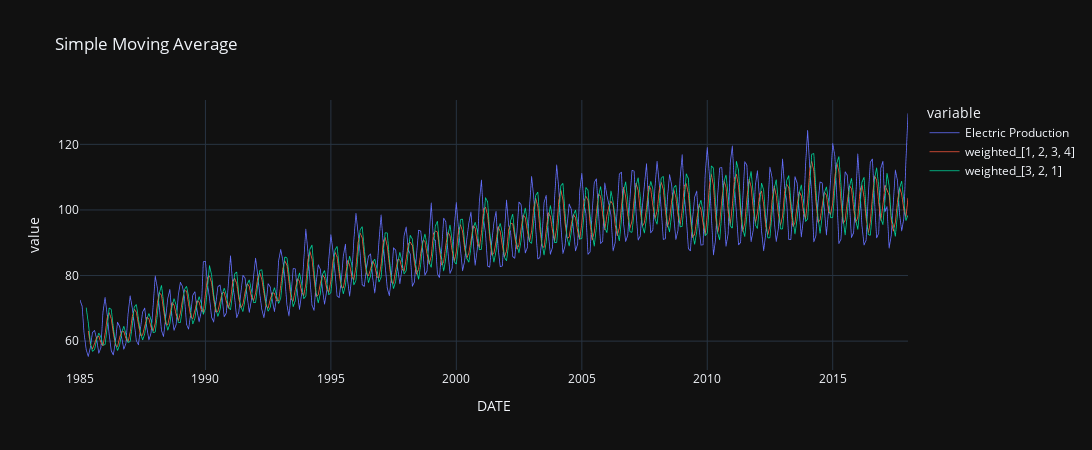

Write notebook code for a chart like this one.
### Code cell
df = pd.read_csv(
    '../data/Electric_Production.csv',
    index_col='DATE',
    parse_dates=['DATE'],
)
ts_col = 'Electric Production'
df.columns = [ts_col]
_, fig = WMA(
    [1, 2, 3, 4],
    [3, 2, 1],
    df=df,
    ts_col=ts_col,
)
fig.update_layout(
    autosize=False,
    width=1100,
    height=450,
)
fig.update_traces(line=dict(width=0.8))
fig.show()

### Figure 1 — Plotly figure (JSON) as saved in the notebook; plotly's stock layout.template omitted (floating-point values rounded to 4 significant figures; data arrays with more than 128 entries replaced by an {"elided": "..."} marker saying what was removed)
{"data": [{"hovertemplate": "variable=Electric Production<br>DATE=%{x}<br>value=%{y}<extra></extra>", "legendgroup": "Electric Production", "line": {"color": "#636efa", "dash": "solid", "width": 0.8}, "marker": {"symbol": "circle"}, "mode": "lines", "name": "Electric Production", "showlegend": true, "type": "scattergl", "x": {"elided": "397 str values"}, "xaxis": "x", "y": {"elided": "397 float values"}, "yaxis": "y"}, {"hovertemplate": "variable=weighted_[1, 2, 3, 4]<br>DATE=%{x}<br>value=%{y}<extra></extra>", "legendgroup": "weighted_[1, 2, 3, 4]", "line": {"color": "#EF553B", "dash": "solid", "width": 0.8}, "marker": {"symbol": "circle"}, "mode": "lines", "name": "weighted_[1, 2, 3, 4]", "showlegend": true, "type": "scattergl", "x": {"elided": "397 str values"}, "xaxis": "x", "y": {"elided": "397 float values"}, "yaxis": "y"}, {"hovertemplate": "variable=weighted_[3, 2, 1]<br>DATE=%{x}<br>value=%{y}<extra></extra>", "legendgroup": "weighted_[3, 2, 1]", "line": {"color": "#00cc96", "dash": "solid", "width": 0.8}, "marker": {"symbol": "circle"}, "mode": "lines", "name": "weighted_[3, 2, 1]", "showlegend": true, "type": "scattergl", "x": {"elided": "397 str values"}, "xaxis": "x", "y": {"elided": "397 float values"}, "yaxis": "y"}], "layout": {"autosize": false, "height": 450, "legend": {"title": {"text": "variable"}, "tracegroupgap": 0}, "title": {"text": "Simple Moving Average"}, "width": 1100, "xaxis": {"anchor": "y", "autorange": true, "domain": [0, 1], "range": ["1985-01-01", "2018-01-01"], "title": {"text": "DATE"}, "type": "date"}, "yaxis": {"anchor": "x", "autorange": true, "domain": [0, 1], "range": [51.2, 133.5], "title": {"text": "value"}, "type": "linear"}}}
